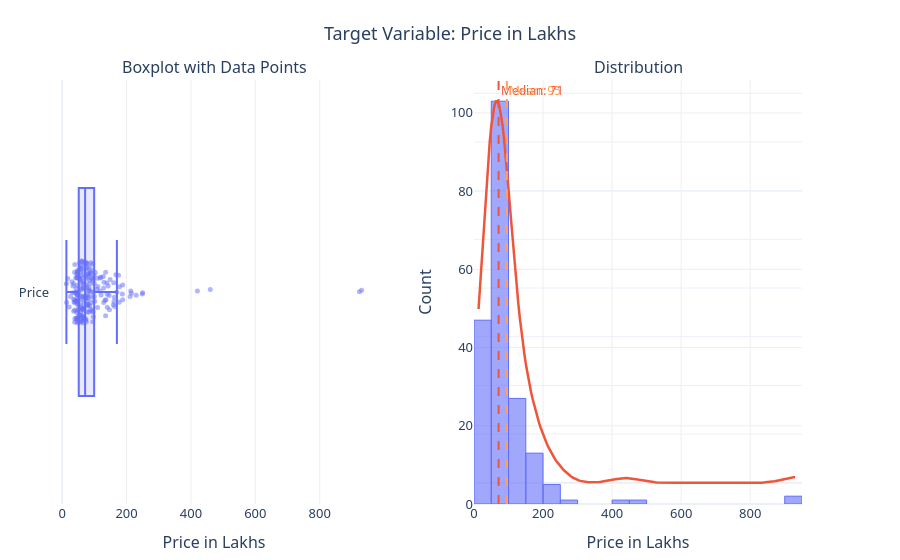

Notebook source saved alongside this figure:
### Code cell
# Outlier Analysis for target variable.

import plotly.graph_objects as go
from plotly.subplots import make_subplots
from scipy.stats import gaussian_kde

median_val = df['price_in_lakhs'].median()
mean_val = df['price_in_lakhs'].mean()

fig = make_subplots(rows=1, cols=2, subplot_titles=('Boxplot with Data Points',
'Distribution'),
                    horizontal_spacing=0.12, specs=[[{}, {'secondary_y': True}]])

# Boxplot with all points
fig.add_trace(
    go.Box(x=df['price_in_lakhs'], name='Price', boxpoints='all',
            pointpos=0, jitter=0.3,
            marker=dict(opacity=0.5, size=5, color='#636EFA'),
            line=dict(color='#636EFA', width=2),
            fillcolor='rgba(99, 110, 250, 0.15)'),
    row=1, col=1
)

# Histogram
fig.add_trace(
    go.Histogram(x=df['price_in_lakhs'], nbinsx=30, name='Count',
                marker=dict(color='rgba(99, 110, 250, 0.6)',
                            line=dict(color='#636EFA', width=1))),
    row=1, col=2, secondary_y=False
)

# KDE curve
kde = gaussian_kde(df['price_in_lakhs'].dropna())
x_range = np.linspace(df['price_in_lakhs'].min(), df['price_in_lakhs'].max(), 200)
fig.add_trace(
    go.Scatter(x=x_range, y=kde(x_range), mode='lines', name='KDE',
                line=dict(color='#EF553B', width=2.5)),
    row=1, col=2, secondary_y=True
)

# Mean & Median lines
fig.add_vline(x=median_val, line=dict(color='#EF553B', dash='dash', width=2), row=1, col=2,
            annotation=dict(text=f'Median: {median_val:.0f}', font=dict(color='#EF553B',
size=12)))
fig.add_vline(x=mean_val, line=dict(color='#FFA15A', dash='dash', width=2), row=1, col=2,
            annotation=dict(text=f'Mean: {mean_val:.0f}', font=dict(color='#FFA15A',
size=12)))

fig.update_layout(
    autosize=True,
    showlegend=False,
    template='plotly_white',
    title=dict(text='Target Variable: Price in Lakhs', x=0.5, font=dict(size=18)),
    font=dict(family='Segoe UI', size=13),
    margin=dict(t=80, b=50, l=50, r=50),
)

fig.update_xaxes(title_text='Price in Lakhs', row=1, col=1, gridcolor='#eee')
fig.update_xaxes(title_text='Price in Lakhs', row=1, col=2, gridcolor='#eee')
fig.update_yaxes(title_text='Count', row=1, col=2, secondary_y=False, gridcolor='#eee')
fig.update_yaxes(showticklabels=False, row=1, col=2, secondary_y=True)

fig.show()

### Figure 1 — Plotly figure (JSON) as saved in the notebook; plotly's stock layout.template omitted (floating-point values rounded to 4 significant figures; data arrays with more than 128 entries replaced by an {"elided": "..."} marker saying what was removed)
{"data": [{"boxpoints": "all", "fillcolor": "rgba(99, 110, 250, 0.15)", "jitter": 0.3, "line": {"color": "#636EFA", "width": 2}, "marker": {"color": "#636EFA", "opacity": 0.5, "size": 5}, "name": "Price", "pointpos": 0, "type": "box", "x": {"elided": "200 float values"}, "xaxis": "x", "yaxis": "y"}, {"marker": {"color": "rgba(99, 110, 250, 0.6)", "line": {"color": "#636EFA", "width": 1}}, "name": "Count", "nbinsx": 30, "type": "histogram", "x": {"elided": "200 float values"}, "xaxis": "x2", "yaxis": "y2"}, {"line": {"color": "#EF553B", "width": 2.5}, "mode": "lines", "name": "KDE", "type": "scatter", "x": {"elided": "200 float values"}, "xaxis": "x2", "y": {"elided": "200 float values"}, "yaxis": "y3"}], "layout": {"annotations": [{"font": {"size": 16}, "showarrow": false, "text": "Boxplot with Data Points", "x": 0.205, "xanchor": "center", "xref": "paper", "y": 1, "yanchor": "bottom", "yref": "paper"}, {"font": {"size": 16}, "showarrow": false, "text": "Distribution", "x": 0.735, "xanchor": "center", "xref": "paper", "y": 1, "yanchor": "bottom", "yref": "paper"}, {"font": {"color": "#EF553B", "size": 12}, "showarrow": false, "text": "Median: 71", "x": 71.25, "xanchor": "left", "xref": "x2", "y": 1, "yanchor": "top", "yref": "y2 domain"}, {"font": {"color": "#FFA15A", "size": 12}, "showarrow": false, "text": "Mean: 95", "x": 95.2, "xanchor": "left", "xref": "x2", "y": 1, "yanchor": "top", "yref": "y2 domain"}], "autosize": true, "font": {"family": "Segoe UI", "size": 13}, "margin": {"b": 50, "l": 50, "r": 50, "t": 80}, "shapes": [{"line": {"color": "#EF553B", "dash": "dash", "width": 2}, "type": "line", "x0": 71.25, "x1": 71.25, "xref": "x2", "y0": 0, "y1": 1, "yref": "y2 domain"}, {"line": {"color": "#FFA15A", "dash": "dash", "width": 2}, "type": "line", "x0": 95.2, "x1": 95.2, "xref": "x2", "y0": 0, "y1": 1, "yref": "y2 domain"}], "showlegend": false, "title": {"font": {"size": 18}, "text": "Target Variable: Price in Lakhs", "x": 0.5}, "xaxis": {"anchor": "y", "domain": [0, 0.41], "gridcolor": "#eee", "title": {"text": "Price in Lakhs"}}, "xaxis2": {"anchor": "y2", "domain": [0.53, 0.94], "gridcolor": "#eee", "title": {"text": "Price in Lakhs"}}, "yaxis": {"anchor": "x", "domain": [0, 1]}, "yaxis2": {"anchor": "x2", "domain": [0, 1], "gridcolor": "#eee", "title": {"text": "Count"}}, "yaxis3": {"anchor": "x2", "overlaying": "y2", "showticklabels": false, "side": "right"}}}
